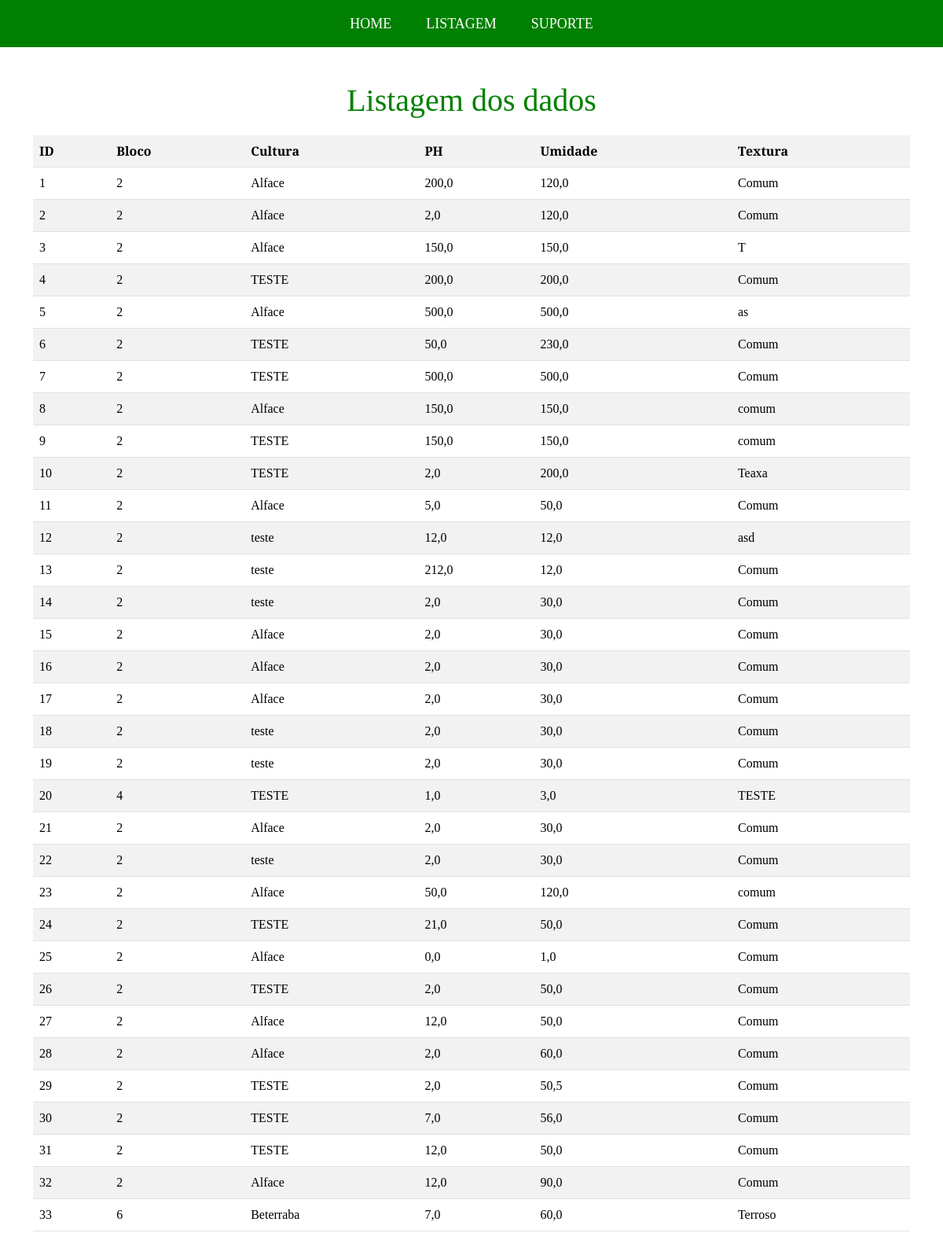
/listagemdados/, run on the app's committed database.
### app_fazenda/models.py (models this page shows)
class Dados(models.Model):
    id = models.AutoField(primary_key=True)
    bloco = models.IntegerField()
    cultura = models.TextField(max_length=255)
    ph = models.FloatField(max_length=255)
    umidade = models.FloatField(max_length=255)
    textura = models.TextField(max_length=255)

### app_fazenda/views.py (the view)
# urls.py: path('listagemdados/', views.listagem, name='dados_fazenda')
def listagem(request):
    if request.method == 'POST':
        form = DadosForm(request.POST)
        if form.is_valid():
            form.save()  # Salva os dados após validação
            return redirect('dados_fazenda')
        else:
            print(form.errors)  # Verificar quais erros estão presentes
            return render(request, 'cadastro/cadastro.html', {'form': form})
    else:
        form = DadosForm()
    dados = {
        'dados': Dados.objects.all(),
        'form': form
    }
    return render(request, 'cadastro/listagem.html', dados)

### app_fazenda/templates/cadastro/listagem.html (shortened to what this page needs)
{% extends 'base.html' %}
{% block content %}
<h1>Listagem dos dados</h1>
<div>
    <table class="table table-striped">
        <tr>
            <th>ID</th>
            <th>Bloco</th>
            <th>Cultura</th>
            <th>PH</th>
            <th>Umidade</th>
            <th>Textura</th>
        </tr>
        {% for dado in dados %}
        <tr>
            <td>{{ dado.id }}</td>
            <td>{{ dado.bloco }}</td>
            <td>{{dado.cultura }}</td>
            <td>{{ dado.ph }}</td>
            <td>{{ dado.umidade }}</td>
            <td>{{ dado.textura }}</td>
        </tr>
        {% endfor %}
    </table>
</div>
{% endblock %}

### app_fazenda/templates/base.html (shortened to what this page needs)
<!doctype html>
<html lang="pt-BR">
  <head>
    {% load static %}
    <link href="https://cdn.jsdelivr.net/npm/bootstrap@5.3.3/dist/css/bootstrap.min.css" rel="stylesheet">
    <link rel="stylesheet" href="{% static 'css/styles.css' %}" type="text/css">
  </head>
  <body>
    <header>
        <div class="menu">
            <a href="{% url 'cadastro' %}">HOME</a>
            <a href="{% url 'dados_fazenda' %}">LISTAGEM</a>
            <a href="#">SUPORTE</a>
        </div>
    </header>
    <div class="container mt-4">
        {% block content %}{% endblock %}
    </div>
  </body>
</html>

### static/css/styles.css (style rules this page uses)
* { padding: 0; margin: 0; }
body, html { height: 100%; margin: 0; display: flex; flex-direction: column; font-family: 'Arvo', serif; }
.menu { background-color: green; height: 60px; align-content: center; text-align: center; }
a { text-decoration: none; margin: 20px; color: white; font-size: 18px; }
h1 { text-align: center; color: green; margin: 20px; }

### data on the page
Dados: id "1", bloco "2", cultura "Alface", ph "200,0", umidade "120,0", textura "Comum"
Dados: id "2", bloco "2", cultura "Alface", ph "2,0", umidade "120,0", textura "Comum"
Dados: id "3", bloco "2", cultura "Alface", ph "150,0", umidade "150,0", textura "T"
Dados: id "4", bloco "2", cultura "TESTE", ph "200,0", umidade "200,0", textura "Comum"
Dados: id "5", bloco "2", cultura "Alface", ph "500,0", umidade "500,0", textura "as"
Dados: id "6", bloco "2", cultura "TESTE", ph "50,0", umidade "230,0", textura "Comum"
Dados: id "7", bloco "2", cultura "TESTE", ph "500,0", umidade "500,0", textura "Comum"
Dados: id "8", bloco "2", cultura "Alface", ph "150,0", umidade "150,0", textura "comum"
Dados: id "9", bloco "2", cultura "TESTE", ph "150,0", umidade "150,0", textura "comum"
Dados: id "10", bloco "2", cultura "TESTE", ph "2,0", umidade "200,0", textura "Teaxa"
Dados: id "11", bloco "2", cultura "Alface", ph "5,0", umidade "50,0", textura "Comum"
Dados: id "12", bloco "2", cultura "teste", ph "12,0", umidade "12,0", textura "asd"
Dados: id "13", bloco "2", cultura "teste", ph "212,0", umidade "12,0", textura "Comum"
Dados: id "14", bloco "2", cultura "teste", ph "2,0", umidade "30,0", textura "Comum"
Dados: id "15", bloco "2", cultura "Alface", ph "2,0", umidade "30,0", textura "Comum"
Dados: id "16", bloco "2", cultura "Alface", ph "2,0", umidade "30,0", textura "Comum"
Dados: id "17", bloco "2", cultura "Alface", ph "2,0", umidade "30,0", textura "Comum"
Dados: id "18", bloco "2", cultura "teste", ph "2,0", umidade "30,0", textura "Comum"
Dados: id "19", bloco "2", cultura "teste", ph "2,0", umidade "30,0", textura "Comum"
Dados: id "20", bloco "4", cultura "TESTE", ph "1,0", umidade "3,0", textura "TESTE"
Dados: id "21", bloco "2", cultura "Alface", ph "2,0", umidade "30,0", textura "Comum"
Dados: id "22", bloco "2", cultura "teste", ph "2,0", umidade "30,0", textura "Comum"
Dados: id "23", bloco "2", cultura "Alface", ph "50,0", umidade "120,0", textura "comum"
Dados: id "24", bloco "2", cultura "TESTE", ph "21,0", umidade "50,0", textura "Comum"
Dados: id "25", bloco "2", cultura "Alface", ph "0,0", umidade "1,0", textura "Comum"
Dados: id "26", bloco "2", cultura "TESTE", ph "2,0", umidade "50,0", textura "Comum"
Dados: id "27", bloco "2", cultura "Alface", ph "12,0", umidade "50,0", textura "Comum"
Dados: id "28", bloco "2", cultura "Alface", ph "2,0", umidade "60,0", textura "Comum"
Dados: id "29", bloco "2", cultura "TESTE", ph "2,0", umidade "50,5", textura "Comum"
Dados: id "30", bloco "2", cultura "TESTE", ph "7,0", umidade "56,0", textura "Comum"
Dados: id "31", bloco "2", cultura "TESTE", ph "12,0", umidade "50,0", textura "Comum"
Dados: id "32", bloco "2", cultura "Alface", ph "12,0", umidade "90,0", textura "Comum"
Dados: id "33", bloco "6", cultura "Beterraba", ph "7,0", umidade "60,0", textura "Terroso"
